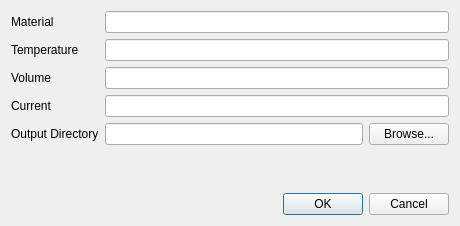
<?xml version="1.0" encoding="UTF-8"?>
<ui version="4.0">
 <class>Dialog</class>
 <widget class="QDialog" name="Dialog">
  <property name="geometry">
   <rect>
    <x>0</x>
    <y>0</y>
    <width>460</width>
    <height>226</height>
   </rect>
  </property>
  <property name="sizePolicy">
   <sizepolicy hsizetype="Preferred" vsizetype="Preferred">
    <horstretch>0</horstretch>
    <verstretch>0</verstretch>
   </sizepolicy>
  </property>
  <property name="windowTitle">
   <string>Dialog</string>
  </property>
  <layout class="QVBoxLayout" name="verticalLayout">
   <item>
    <layout class="QFormLayout" name="formLayout">
     <item row="4" column="0">
      <widget class="QLabel" name="filePathLabel">
       <property name="text">
        <string>Output Directory</string>
       </property>
      </widget>
     </item>
     <item row="4" column="1">
      <layout class="QHBoxLayout" name="horizontalLayout_2">
       <item>
        <widget class="QLineEdit" name="filePathLineEdit">
         <property name="text">
          <string/>
         </property>
        </widget>
       </item>
       <item>
        <widget class="QPushButton" name="browseButton">
         <property name="text">
          <string>Browse...</string>
         </property>
        </widget>
       </item>
      </layout>
     </item>
     <item row="0" column="0">
      <widget class="QLabel" name="materialLabel">
       <property name="text">
        <string>Material</string>
       </property>
      </widget>
     </item>
     <item row="0" column="1">
      <widget class="QLineEdit" name="materialLineEdit"/>
     </item>
     <item row="1" column="0">
      <widget class="QLabel" name="temperatureLabel">
       <property name="text">
        <string>Temperature</string>
       </property>
      </widget>
     </item>
     <item row="1" column="1">
      <widget class="QLineEdit" name="temperatureLineEdit"/>
     </item>
     <item row="2" column="0">
      <widget class="QLabel" name="volumeLabel">
       <property name="text">
        <string>Volume</string>
       </property>
      </widget>
     </item>
     <item row="2" column="1">
      <widget class="QLineEdit" name="volumeLineEdit"/>
     </item>
     <item row="3" column="0">
      <widget class="QLabel" name="currentLabel">
       <property name="text">
        <string>Current</string>
       </property>
      </widget>
     </item>
     <item row="3" column="1">
      <widget class="QLineEdit" name="currentLineEdit"/>
     </item>
    </layout>
   </item>
   <item>
    <spacer name="verticalSpacer">
     <property name="orientation">
      <enum>Qt::Orientation::Vertical</enum>
     </property>
     <property name="sizeType">
      <enum>QSizePolicy::Policy::MinimumExpanding</enum>
     </property>
     <property name="sizeHint" stdset="0">
      <size>
       <width>20</width>
       <height>10</height>
      </size>
     </property>
    </spacer>
   </item>
   <item>
    <layout class="QHBoxLayout" name="horizontalLayout">
     <item>
      <spacer name="horizontalSpacer">
       <property name="orientation">
        <enum>Qt::Orientation::Horizontal</enum>
       </property>
       <property name="sizeHint" stdset="0">
        <size>
         <width>40</width>
         <height>20</height>
        </size>
       </property>
      </spacer>
     </item>
     <item>
      <widget class="QDialogButtonBox" name="buttonBox">
       <property name="orientation">
        <enum>Qt::Orientation::Horizontal</enum>
       </property>
       <property name="standardButtons">
        <set>QDialogButtonBox::StandardButton::Cancel|QDialogButtonBox::StandardButton::Ok</set>
       </property>
      </widget>
     </item>
    </layout>
   </item>
  </layout>
 </widget>
 <resources/>
 <connections>
  <connection>
   <sender>buttonBox</sender>
   <signal>accepted()</signal>
   <receiver>Dialog</receiver>
   <slot>accept()</slot>
   <hints>
    <hint type="sourcelabel">
     <x>248</x>
     <y>254</y>
    </hint>
    <hint type="destinationlabel">
     <x>157</x>
     <y>274</y>
    </hint>
   </hints>
  </connection>
  <connection>
   <sender>buttonBox</sender>
   <signal>rejected()</signal>
   <receiver>Dialog</receiver>
   <slot>reject()</slot>
   <hints>
    <hint type="sourcelabel">
     <x>316</x>
     <y>260</y>
    </hint>
    <hint type="destinationlabel">
     <x>286</x>
     <y>274</y>
    </hint>
   </hints>
  </connection>
 </connections>
</ui>
